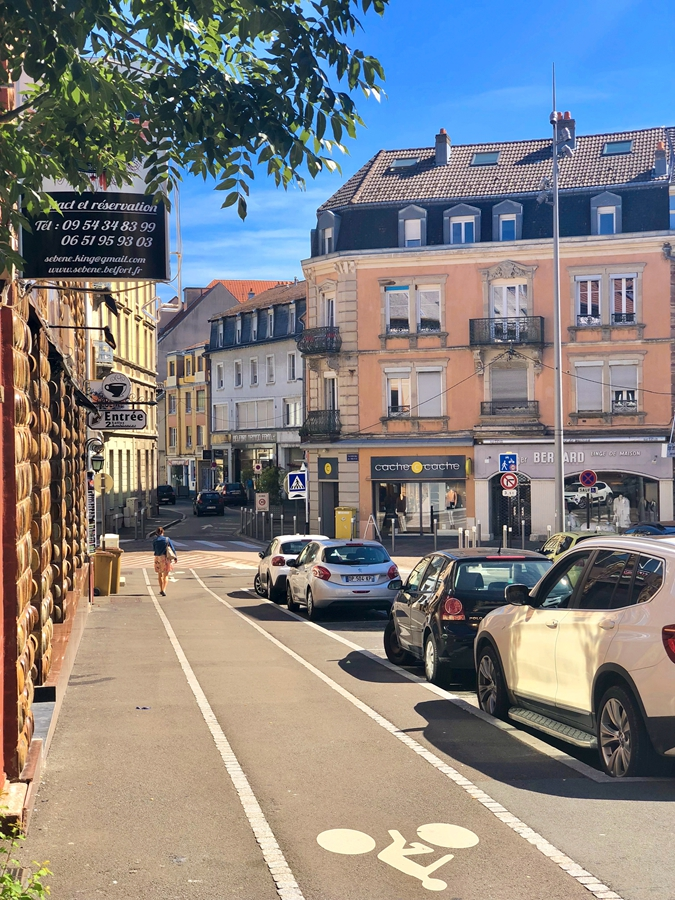
#> input picture 1.jpg, 675 x 900 px
$ jupyter execute '32 opencv 文字&图片绘制.ipynb'
#> lines starting #> are read from the running program, lines starting #| are printed output that depends on the picture; after the words box and inside, x2 and y2 are one past the last pixel; in counts of white or black regions, pixels touching at a corner belong together
[cell 1]
import cv2
import numpy as np
img = cv2.imread('1.jpg',1)
#> img is the input picture: shape (900, 675, 3); mean B, G, R 130, 129.9, 131.7
font  = cv2.FONT_HERSHEY_SIMPLEX#字体
cv2.rectangle(img,(200,100),(500,400),(0,255,0),4)
cv2.putText(img,'this is',(100,300),font,5,(200,100,255),2,cv2.LINE_AA)
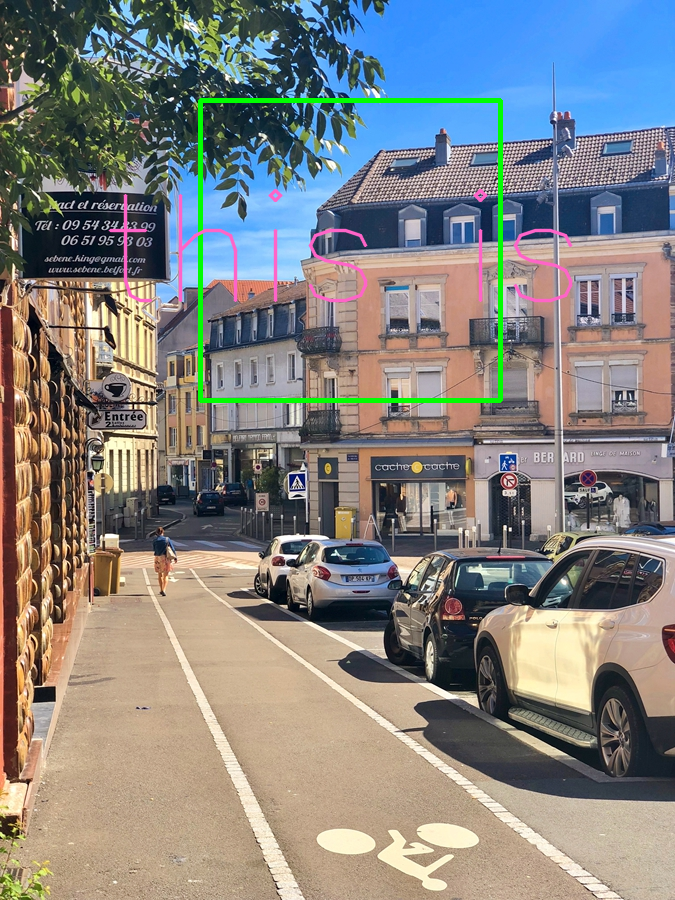
#> img: shape (900, 675, 3); mean B, G, R 128.7, 130.9, 131.2
#1：目标 2：内容 3：起点 4：字体 5：字体大小 6：颜色 7：粗细 8：线条类型
cv2.imshow('img',img)
cv2.waitKey(0)

[cell 2]
import cv2
import numpy as np
img = cv2.imread('1.jpg',1)
height = int(img.shape[0]*0.2)
#> height = 180
width = int(img.shape[1]*0.2)
#> width = 135
imgResize = cv2.resize(img,(width,height))#缩放函数
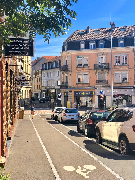
#> imgResize: shape (180, 135, 3); mean B, G, R 129.9, 129.8, 131.6
for i in range(0,height):
    for j in range(0,width):
        img[i+200,j+350] = imgResize[i,j]
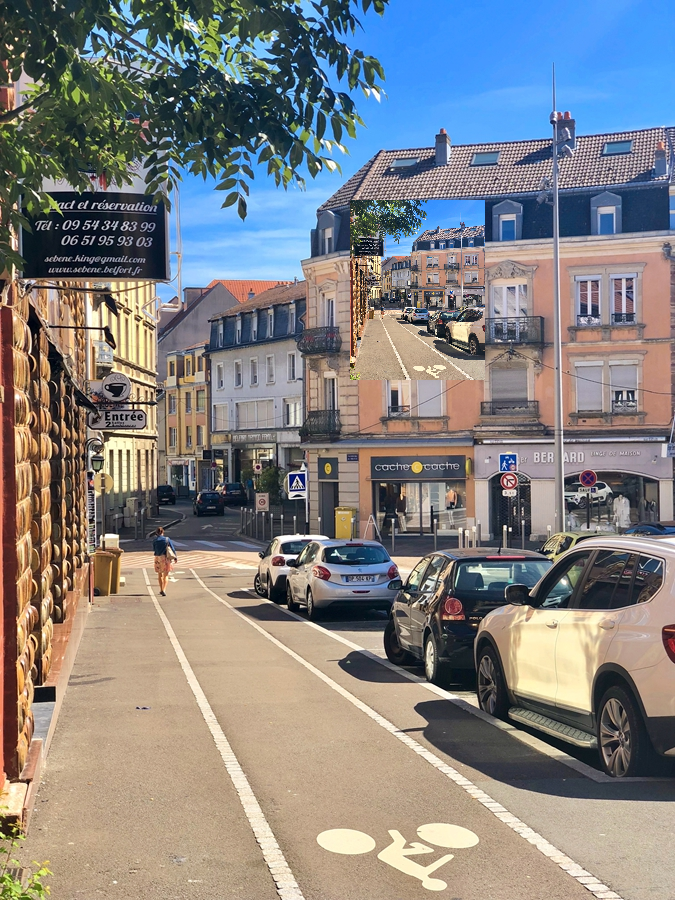
#> img: shape (900, 675, 3); 4% of pixels changed, all inside (x1, y1, x2, y2) = (350, 200, 485, 380)
cv2.imshow('src',img)
cv2.waitKey(0)
